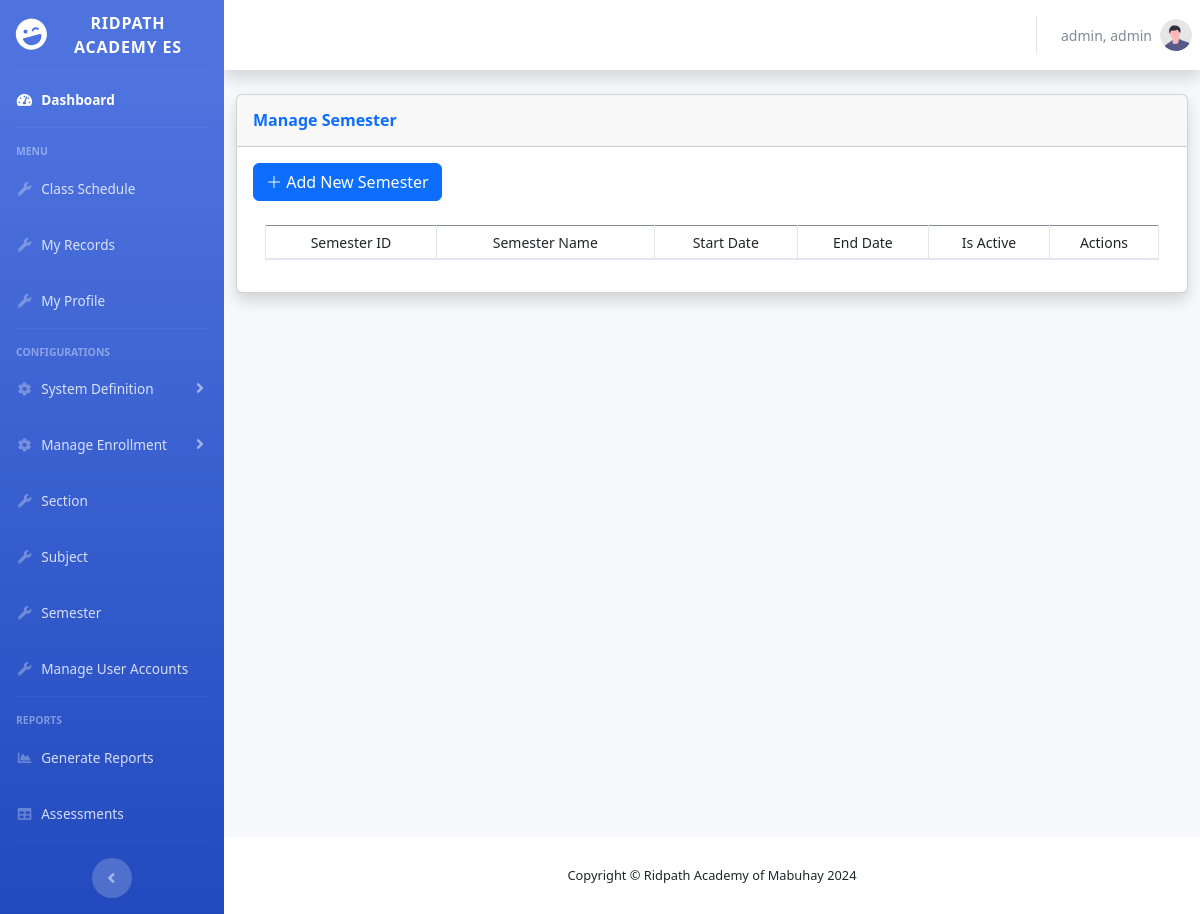
/admin/semester.php (signed in), run on an earlier commit of the app's database.
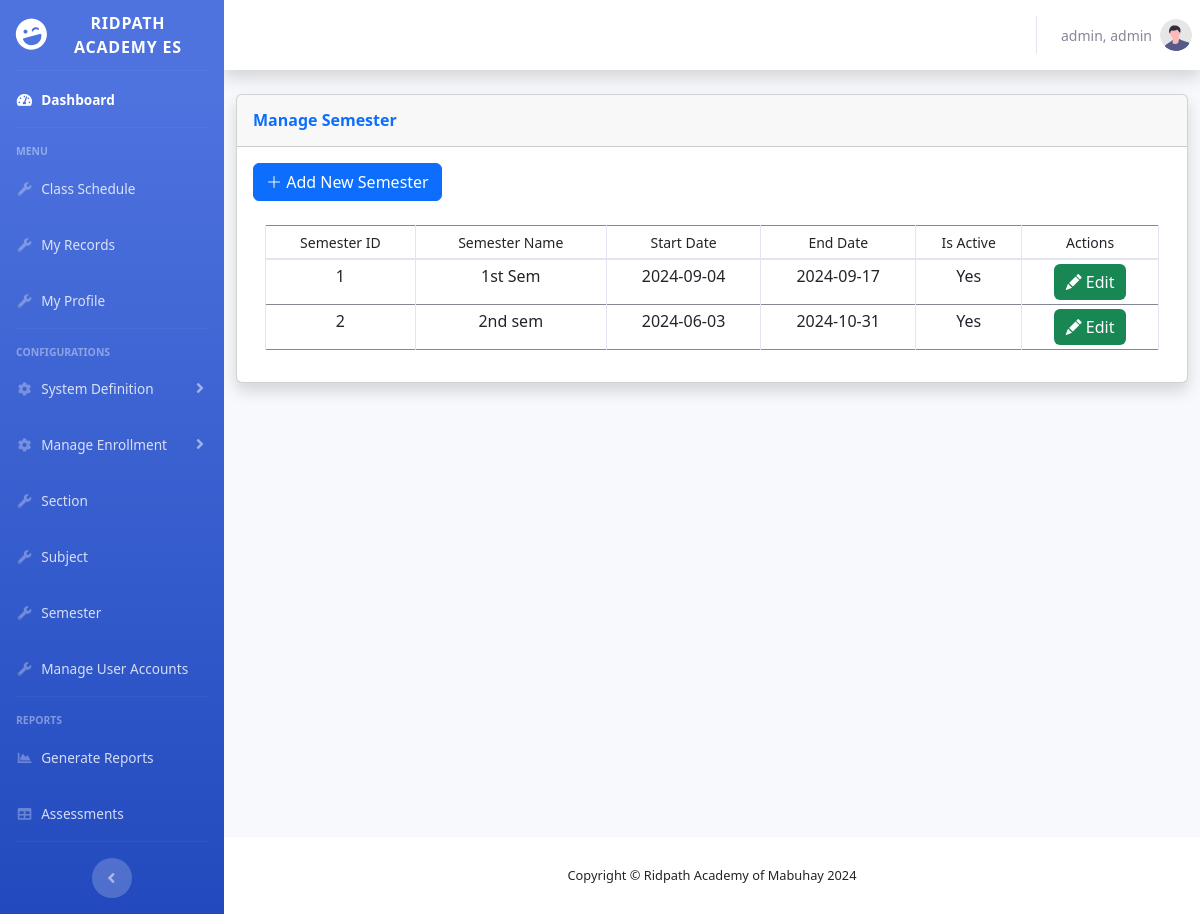
And on a later commit of the database.
### tables this page shows
CREATE TABLE `semester` (
  `semesterID` int(254) NOT NULL,
  `semestername` varchar(254) NOT NULL,
  `isactive` varchar(20) NOT NULL,
  `startdate` varchar(254) NOT NULL,
  `enddate` varchar(254) NOT NULL,
  `formattedstarrdate` varchar(254) NOT NULL,
  `formattedenddate` varchar(254) NOT NULL
);

### admin/semester.php (the view, shortened to what this page needs)
<?php
require '../shared/header.php';
?>
<div class="container-fluid">
    <div class="row">
        <div class="col-xl-12 col-lg-12">
            <div class="card shadow mb-4">
                <div
                    class="card-header py-3 d-flex flex-row align-items-center justify-content-between">
                    <h6 class="m-0 font-weight-bold text-primary">Manage Semester</h6>
                </div>
                <div class="card-body">
                    <div class="row" id="page-btn-container">
                        <div class="col-4">
                            <button class="btn btn-primary" id="page-btn" data-bs-toggle="modal" data-bs-target="#modal-Add"><i class="bi bi-plus-lg"></i> Add New Semester</button>
                        </div>
                    </div>
                    <div class="container">
                        <div class="table-responsive mt-4">
                            <table class="table table-hover table-bordered table-sm w-100" id="table">
                                <thead>
                                    <tr>
                                        <th scope="col" class="text-center" id="th"><small>Semester ID</small></th>
                                        <th scope="col" class="text-center" id="th"><small>Semester Name</small></th>
                                        <th scope="col" class="text-center" id="th"><small>Start Date</small></th>
                                        <th scope="col" class="text-center" id="th"><small>End Date</small></th>
                                        <th scope="col" class="text-center" id="th"><small>Is Active</small></th>
                                        <th scope="col" class="text-center" id="th"><small>Actions</small></th>
                                    </tr>
                                </thead>
                                <tbody>
                                    <?php
                                    $fetchQuery = "SELECT * FROM semester";
                                    $fetchedData = mysqli_query($conn, $fetchQuery);
                                    while ($DataArray = mysqli_fetch_assoc($fetchedData)) {
                                        $ID = $DataArray['semesterID'];
                                        $semestername = $DataArray['semestername'];
                                        $startdate = $DataArray['startdate'];
                                        $enddate = $DataArray['enddate'];
                                        $status = $DataArray['isactive'];
                                    ?>
                                        <tr>
                                            <td class="text-center" id="td"><?php echo $ID; ?></td>
                                            <td class="text-center" id="td"><?php echo $semestername; ?></td>
                                            <td class="text-center" id="td"><?php echo $startdate; ?></td>
                                            <td class="text-center" id="td"><?php echo $enddate; ?></td>
                                            <td class="text-center" id="td"><?php echo $status; ?></td>
                                            <td class="text-center" id="td">
                                                <button class="btn btn-success border-0" title="Edit" id="table-button"
                                                    data-bs-toggle="modal"
                                                    data-bs-target="#modal-Edit"
                                                    data-bs-semesterID="<?php echo $ID; ?>">
                                                    <i class="bi bi-pencil-fill" id="table-btn-icon"></i> <span id="tablebutton-text">Edit</span>
                                                </button>
                                            </td>
                                        </tr>
                                    <?php
                                    }
                                    ?>
                                </tbody>
                            </table>
                        </div>
                    </div>
                </div>
            </div>
        </div>
    </div>
</div>
</div>
<?php
require '../shared/footer.php';
?>

What changed in the data, as far as the page shows it:
added semester: semesterID "1", semestername "1st Sem", startdate "2024-09-04", enddate "2024-09-17", isactive "Yes"
added semester: semesterID "2", semestername "2nd sem", startdate "2024-06-03", enddate "2024-10-31", isactive "Yes"
